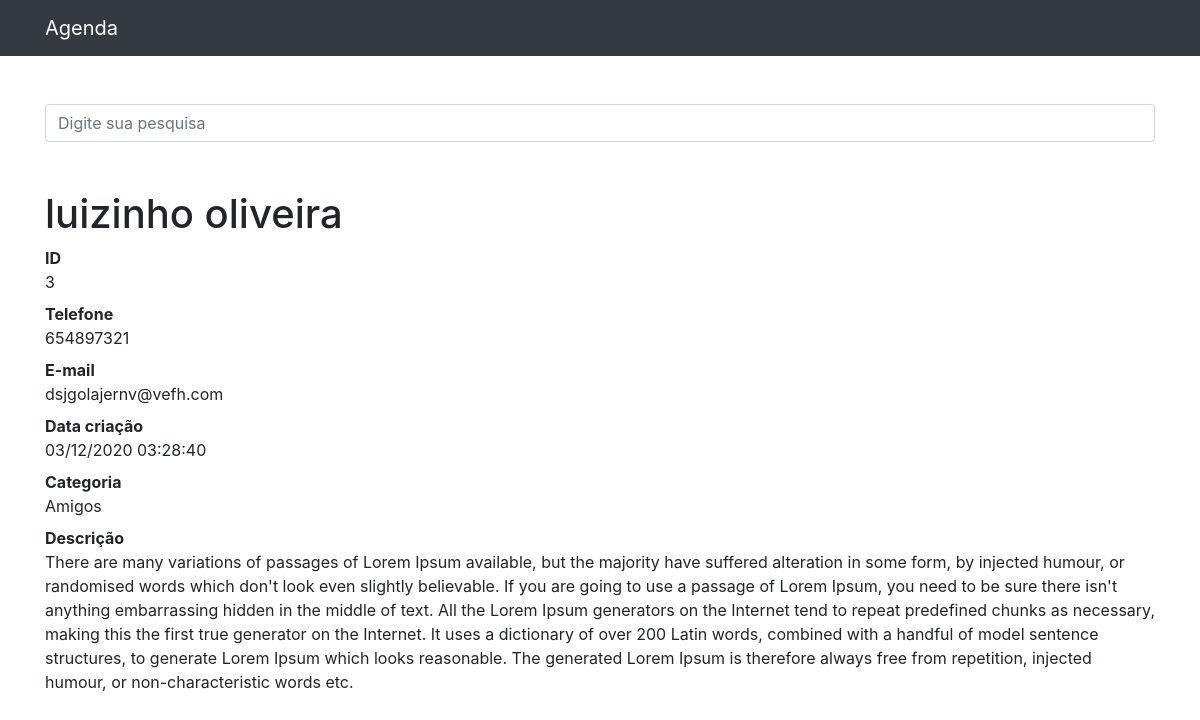
Page /3 on the committed database.
### contatos/models.py (models this page shows, shortened)
class Contato(models.Model):
    nome = models.CharField(max_length=255)  # campo do tipo String
    sobrenome = models.CharField(max_length=255, blank=True)  # tornando um campo opcional
    telefone = models.CharField(max_length=100)
    email = models.CharField(max_length=255, blank=True)
    data_criacao = models.DateTimeField(default=timezone.now)
    descricao = models.TextField(blank=True)
    categoria = models.ForeignKey(Categoria, on_delete=models.DO_NOTHING)
    mostrar = models.BooleanField(default=True)
    fotos = models.ImageField(blank=True,
                              upload_to='fotos/%Y/%m/%d')  # para cada imagem em dias diferentes a seu upada uma pasta nova com o dia do upload sera criada

class Categoria(models.Model):
    nome = models.CharField(max_length=255)
    def __str__(self):
        return self.nome  # para que o nome da categoria apareça no caminho do admin

### contatos/views.py (the view)
# urls.py: path('<int:contato_id>', views.ver_contato, name='ver_contato'),
def ver_contato(request, contato_id):
    contato = get_object_or_404(Contato, id=contato_id)
    if not contato.mostrar:
        raise Http404()
    return render(request, 'contatos/ver_contato.html', {
        'contato': contato
    })

### contatos/templates/contatos/ver_contato.html (shortened to what this page needs)
{% extends 'base.html' %}
{% block conteudo %}
    <h1 class="mt-5">{{ contato.nome }} {{ contato.sobrenome }}</h1>
    <dl>
      <dt>ID</dt>
      <dd>{{ contato.id }}</dd>
      <dt>Telefone</dt>
      <dd>{{ contato.telefone }}</dd>
      <dt>E-mail</dt>
      <dd>{{ contato.email }}</dd>
      <dt>Data criação</dt>
      <dd>{{ contato.data_criacao|date:'d/m/Y h:i:s' }}</dd>
      <dt>Categoria</dt>
      <dd>{{ contato.categoria }}</dd>
      <dt>Descrição</dt>
      <dd>
        {{ contato.descricao }}
      </dd>
    </dl>
{% endblock %}

### rows in the picture
Contato: nome "luizinho", sobrenome "oliveira", id "3", telefone "654897321", email "dsjgolajernv@vefh.com", data_criacao "03/12/2020 03:28:40", categoria "Amigos", descricao "There are many variations of passages of Lorem Ipsum available, but the majority have suffered alteration in some form, by injected humour, or randomised words which don't look even slightly believable. If you are going to use a passage of Lorem Ipsum, you need to be sure there isn't anything embarrassing hidden in the middle of text. All the Lorem Ipsum generators on the Internet tend to repeat predefined chunks as necessary, making this the first true generator on the Internet. It uses a dictionary of over 200 Latin words, combined with a handful of model sentence structures, to generate Lorem Ipsum which looks reasonable. The generated Lorem Ipsum is therefore always free from…"
